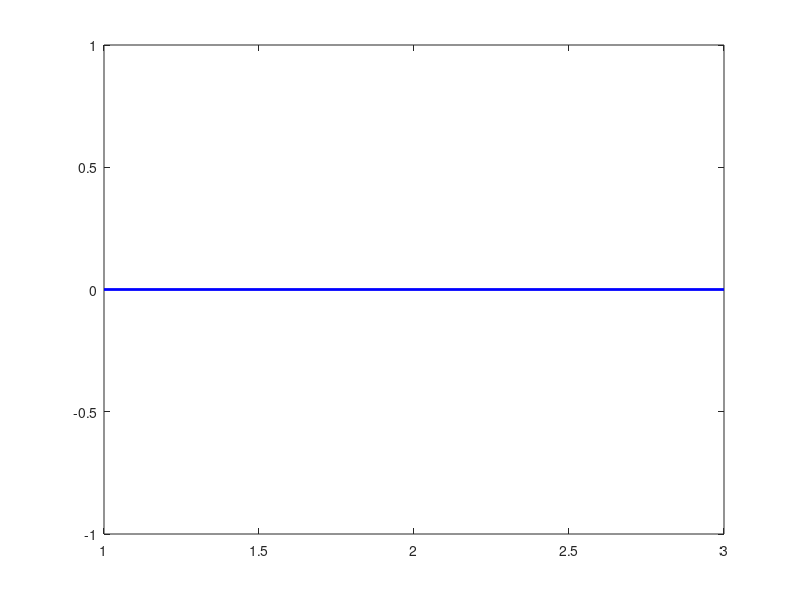

MATLAB code to generate this figure: (Note: this script raises an error after producing the figure.)
clear all
close all
clc
%% Prediction 결과 분석
Prediction = csvread('predictions.csv');
% Load raw data (GPStest_sensor)
True_label = csvread('RAL_SequentialGesture_MH2_G11.csv');

figure()
plot(Prediction, 'b', 'LineWidth', 2)
hold on
plot(True_label(11,end-size(Prediction,1)+1:end), 'g', 'LineWidth', 2)
hold on
plot(0.9*ones(1,length(Prediction)), 'r--', 'LineWidth', 2)
hold on
plot(0.1*ones(1,length(Prediction)), 'r--', 'LineWidth', 2)
grid on
ylim([-0.2 1.2])
legend('Prediction', 'Ground truth', 'GPS=0.9', 'GPS=0.1')